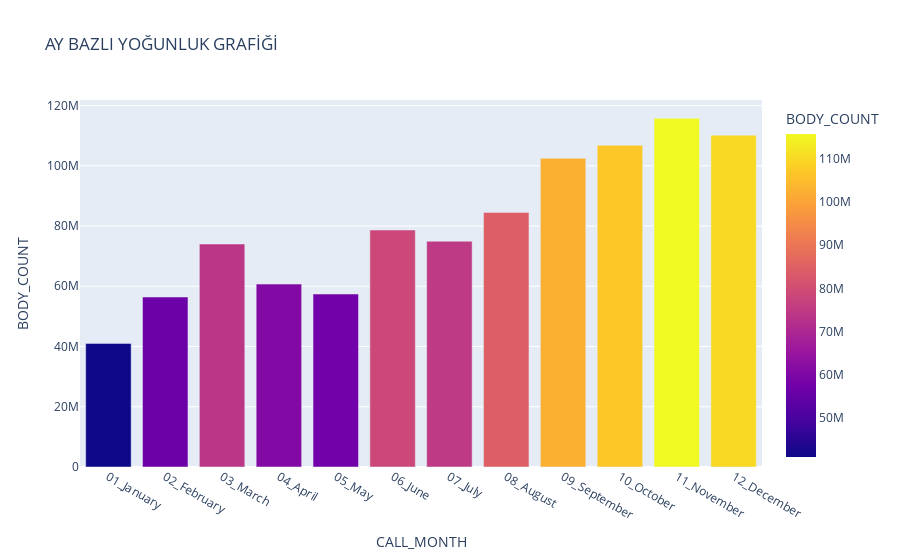

Notebook cell for this chart:
### Code cell
month_body_0 = cluster_0.groupby('CALL_MONTH')['BODY_COUNT'].sum().reset_index()

fig = px.bar(month_body_0, x='CALL_MONTH', y='BODY_COUNT',color="BODY_COUNT",
            title= "AY BAZLI YOĞUNLUK GRAFİĞİ")
fig.show()

### Figure 1 — Plotly figure (JSON) as saved in the notebook; plotly's stock layout.template omitted (floating-point values rounded to 4 significant figures)
{"data": [{"alignmentgroup": "True", "hovertemplate": "CALL_MONTH=%{x}<br>BODY_COUNT=%{marker.color}<extra></extra>", "legendgroup": "", "marker": {"color": [41030000.0, 56430000.0, 74030000.0, 60720000.0, 57420000.0, 78670000.0, 74950000.0, 84520000.0, 102500000.0, 106800000.0, 115700000.0, 110200000.0], "coloraxis": "coloraxis", "pattern": {"shape": ""}}, "name": "", "offsetgroup": "", "orientation": "v", "showlegend": false, "textposition": "auto", "type": "bar", "x": ["01_January", "02_February", "03_March", "04_April", "05_May", "06_June", "07_July", "08_August", "09_September", "10_October", "11_November", "12_December"], "xaxis": "x", "y": [41030000.0, 56430000.0, 74030000.0, 60720000.0, 57420000.0, 78670000.0, 74950000.0, 84520000.0, 102500000.0, 106800000.0, 115700000.0, 110200000.0], "yaxis": "y"}], "layout": {"autosize": true, "barmode": "relative", "coloraxis": {"colorbar": {"title": {"text": "BODY_COUNT"}}, "colorscale": [[0, "#0d0887"], [0.1111, "#46039f"], [0.2222, "#7201a8"], [0.3333, "#9c179e"], [0.4444, "#bd3786"], [0.5556, "#d8576b"], [0.6667, "#ed7953"], [0.7778, "#fb9f3a"], [0.8889, "#fdca26"], [1, "#f0f921"]]}, "legend": {"tracegroupgap": 0}, "title": {"text": "AY BAZLI YOĞUNLUK GRAFİĞİ"}, "xaxis": {"anchor": "y", "autorange": true, "domain": [0, 1], "range": [-0.5, 11.5], "title": {"text": "CALL_MONTH"}, "type": "category"}, "yaxis": {"anchor": "x", "autorange": true, "domain": [0, 1], "range": [0, 121800000.0], "title": {"text": "BODY_COUNT"}, "type": "linear"}}}
